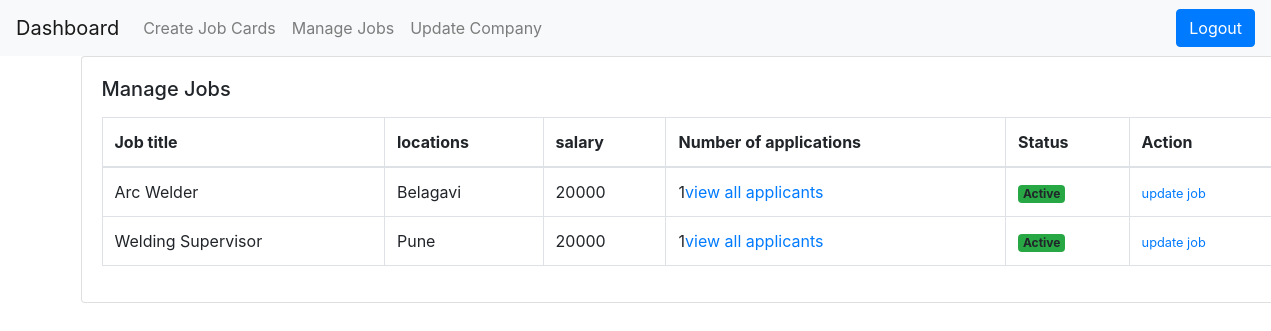
/job/manage-jobs/ (signed in), run on an earlier commit of the app's database.
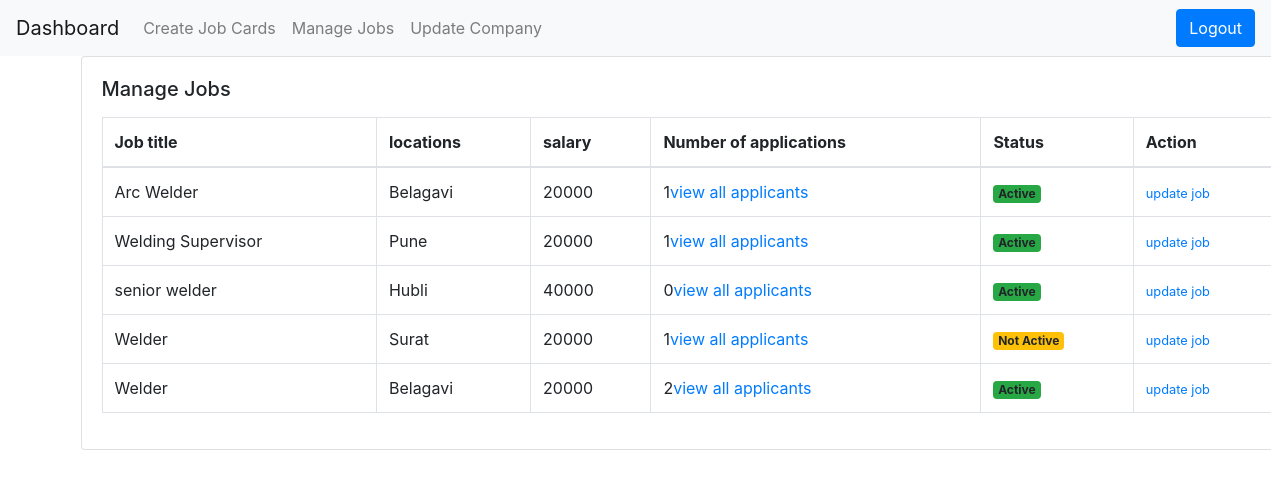
And on a later commit of the database.
### job/models.py (models this page shows, shortened)
class Job(models.Model):
    user=models.ForeignKey(User,on_delete=models.CASCADE)
    company=models.ForeignKey(Company,on_delete=models.CASCADE)
    title=models.CharField(max_length=100)
    state=models.ForeignKey(State,on_delete=models.CASCADE,blank=True,null=True)
    city=models.ForeignKey(City,on_delete=models.CASCADE,blank=True,null=True)
    salary=models.PositiveIntegerField()
    vacancy=models.PositiveIntegerField()
    exp_requried=models.PositiveIntegerField(null=True)
    description=models.TextField(default='Default description')
    is_available=models.BooleanField(default=True)
    timestamp=models.DateTimeField()

### company/models.py (models this page shows)
class City(models.Model):
    name = models.CharField(max_length=100)
    state = models.ForeignKey(State, on_delete=models.CASCADE)
    def __str__(self):
        return self.name if self.name else "Unnamed State"

### job/views.py (the view)
# urls.py: path('manage-jobs/',views.manage_jobs,name='manage-jobs'),
def manage_jobs(request):
    jobs=Job.objects.filter(user=request.user,company=request.user.company)
    context={'jobs':jobs}
    return render(request,'job/manage_job.html',context)

### templates/job/manage_job.html
{% extends "base.html" %}
{% load static %}
{%load widget_tweaks%}
{% block body %}
<div class="card mx-auto" style="width: 76rem;">
    <div class="card-body">
        <h5 class="card-title mb-3">Manage Jobs</h5>
        <table class="table table-bordered">
            <thead>
                <tr>
                    <th scope="col">Job title</th>
                    <th scope="col">locations</th>
                    <th scope="col">salary</th>
                    <th scope="col">Number of applications</th>
                    <th scope="col">Status</th>
                    <th scope="col">Action</th>
                </tr>
            </thead>
            <tbody>
                {% for job in jobs %}
                <tr>
                    <td>{{job.title}}</td>
                    <td>{{job.city}}</td>
                    <td>{{job.salary}}</td>
                    <td>{{job.applyjobs_set.all.count}}<a href="{% url 'applicants' job.pk %}">view all applicants</a></td>
                    {% if job.is_available %}
                    <td><span class="badge bg-success">Active</span></td>
                    {% else %}
                    <td><span class="badge bg-warning">Not Active</span></td>
                    {% endif %}
                    <td><a href="{% url 'update-job' job.pk %}"><small>update job</small></a></td>
                </tr>
                {% endfor %}
            </tbody>
        </table>
    </div>
</div>
{% endblock body%}

### templates/base.html (shortened to what this page needs)
{% load static %}
<!DOCTYPE html>
<html lang="en">
<head>
  <link rel="stylesheet" href="https://cdn.jsdelivr.net/npm/bootstrap@4.0.0/dist/css/bootstrap.min.css"
>
  <link rel="stylesheet" href="https://stackpath.bootstrapcdn.com/bootstrap/4.5.2/css/bootstrap.min.css">
  <link rel="stylesheet" href="https://maxcdn.bootstrapcdn.com/bootstrap/4.0.0/css/bootstrap.min.css" rel="stylesheet">
  <link rel="stylesheet" href="https://stackpath.bootstrapcdn.com/bootstrap/4.5.2/css/bootstrap.min.css" rel="stylesheet">
</head>
<body>
  <nav class="navbar navbar-expand-lg navbar-light bg-light">
    {% if request.user.is_authenticated %}
    {% if request.user.is_recruiter %}
    {% if request.user.has_company %}
    <a class="navbar-brand" href="{% url 'dashboard' %}">Dashboard</a>
    {% endif %}
    {% endif %}
    {% endif%}
    <div class="collapse navbar-collapse" id="navbarSupportedContent">
      {% if request.user.is_authenticated %}
      <ul class="navbar-nav mr-auto">
        {% if request.user.is_applicant %}
        {% if request.user.has_resume %}
        <li class="nav-item">
          <a class="nav-link" href="{% url 'update-profile' %}">Update profile</a>
        </li>
        <li class="nav-item">
          <a class="nav-link" href="{% url 'job-listing' %}">Apply For jobs</a>
        </li>
        <li class="nav-item">
          <a class="nav-link" href="{% url 'jobs-applied' %}">View Applied Jobs</a>
        </li>
        {% else %}
        <li class="nav-item">
          <a class="nav-link" href="{% url 'update-resume' %}">Create Profile</a>
        </li>
        {% endif %}
        {% elif request.user.is_recruiter %}
        {% if request.user.has_company %}
        <li class="nav-item">
          <a class="nav-link" href="{% url 'create-job' %}">Create Job Cards</a>
        </li>
        <li class="nav-item">
          <a class="nav-link" href="{% url 'manage-jobs' %}">Manage Jobs</a>
        </li>
        <li class="nav-item">
          <a class="nav-link" href="{% url 'update-company' %}">Update Company</a>
        </li>
        {% else %}
        <li class="nav-item">
          <a class="nav-link" href="{% url 'update-company' %}">Create Company</a>
        </li>
        {% endif %}
        {% endif %}
      </ul>
      <a href="{% url 'logout' %}" class="btn btn-primary">Logout</a>
      {% else %}
        <a class="nav-link" href="{% url 'login' %}">Register</a>
      {% endif %}
    </div>
  </nav>
  <div class="container ">
    {% block body %}
    {% endblock %}
  </div>
</body>
</html>

What changed in the data, as far as the page shows it:
added Job: title "senior welder", city "Hubli", salary "40000", applyjobs_set.all.count "0", is_available "Active"
added Job: title "Welder", city "Surat", salary "20000", applyjobs_set.all.count "1", is_available "Not Active"
added Job: title "Welder", city "Belagavi", salary "20000", applyjobs_set.all.count "2", is_available "Active"
